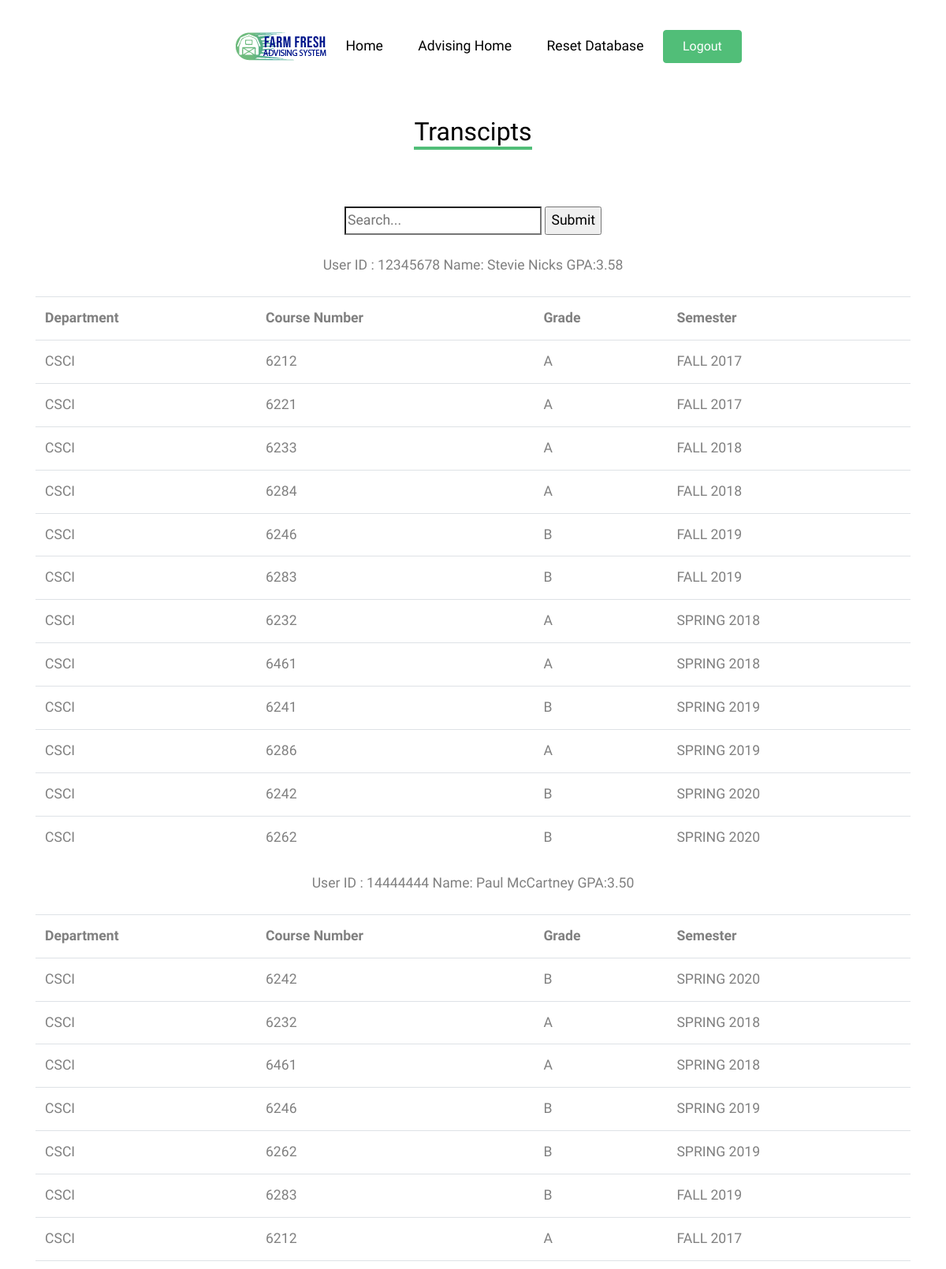
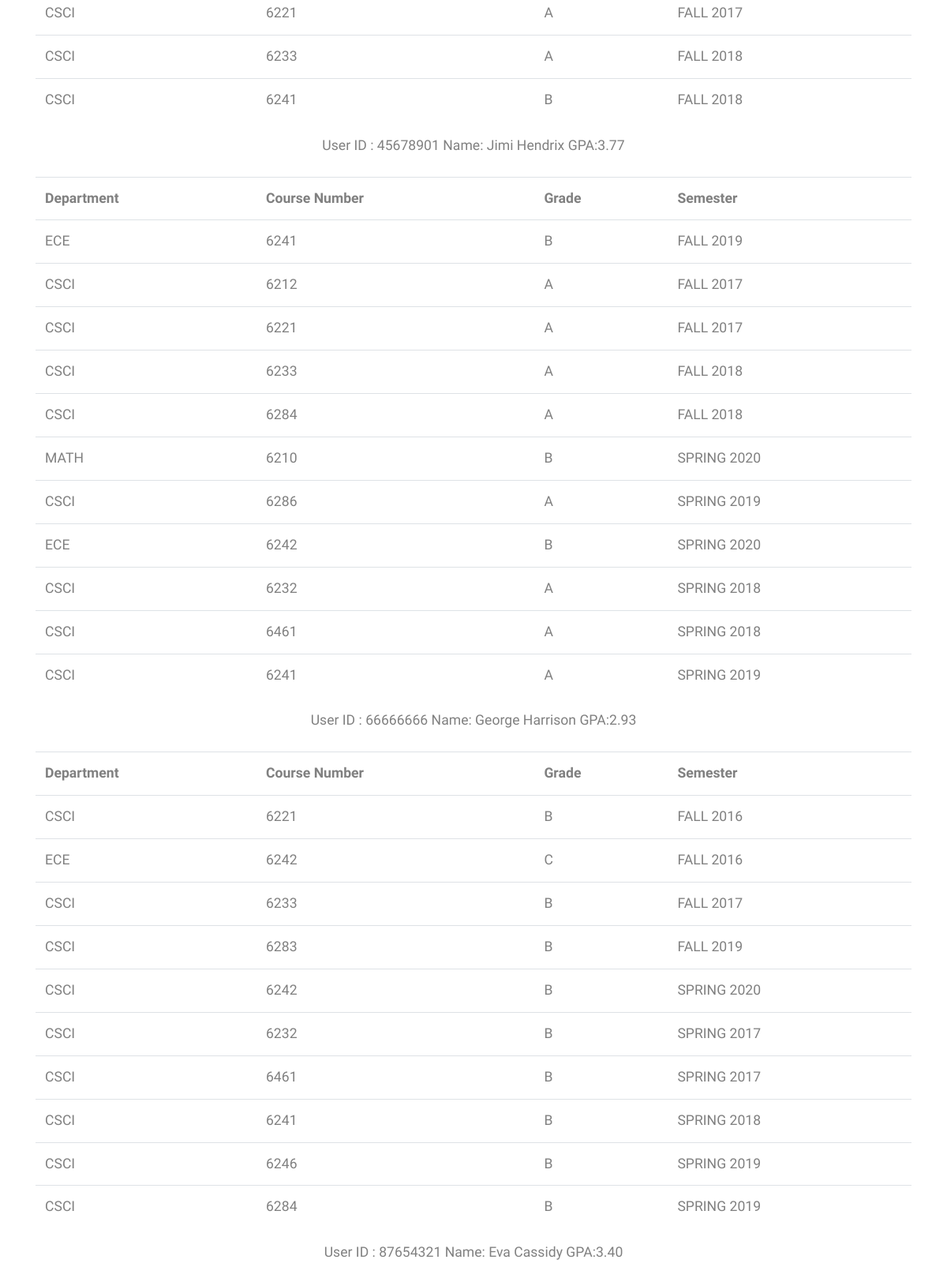
Page /ADS/Webpages/transcript.php (signed in, upper part) on the committed database (2 pictures, top to bottom).
### tables this page shows
create table semester(
    semesterid int,
    semester varchar(10),
    year int,
    primary key (semesterid)
);

create table student(
u_id int NOT NULL,
fname varchar(20) NOT NULL,
lname varchar(20) NOT NULL,
addr varchar(50) NOT NULL,
email varchar(30) NOT NULL,
major varchar(20) NOT NULL,
degree varchar(3),
gpa decimal(3,2),
gradapp int,
form1status int,
advisor int,
primary key (u_id),
foreign key (u_id) references users(id)
);

create table student_transcript (
	t_id int, 
	dept varchar(4),
    cno int,
    grade varchar(2),
    semesterid int,
    inform1 bool,
	primary key (t_id, dept, cno), 
	foreign key (semesterid) references semester(semesterid),
    foreign key (t_id) references users(id)
);

### ADS/Webpages/transcript.php (the view, shortened to what this page needs)
<!DOCTYPE html>
<?php
	require_once('header.php');
?>
<body>
<div class="site-section">
    <div class="container">
		<div class="row mb-4 justify-content-center text-center">
          	<div class="col-lg-4 mb-4">
            	<h2 class="section-title-underline mb-4">
					<?php if($_SESSION['acc_type'] > 4){ ?>
              		<span>Transcipt</span>
					<?php }else{ ?>
					<span>Transcipts</span>
					<?php } ?>
            	</h2>
          	</div>
		</div>
<?php
	if (isset($_SESSION['user_id'])) {
	if($_SESSION['acc_type'] == 4){
				?>
				<div class="row mb-4 justify-content-center text-center">
					<form>
						<input type="search" name="search" placeholder="Search..."/>
						<input type="submit" />
					</form>
				</div>
				<?php
				if(isset($_GET['search'])) {
					$query = "SELECT DISTINCT s.u_id, s.fname, s.lname, s.gpa FROM student s, faculty a WHERE (s.fname like '%{$_GET['search']}%' or s.lname like '%{$_GET['search']}%') AND s.advisor='" . $_SESSION['user_id'] . "'";
				}
				else{
					$query = "SELECT DISTINCT s.u_id, s.fname, s.lname, s.gpa FROM student s, faculty a WHERE s.advisor='" . $_SESSION['user_id'] . "'";
				}
                $dbc = mysqli_connect(DB_HOST, DB_USER, DB_PASSWORD, DB_NAME);
				$data = mysqli_query($dbc, $query);
				$lastid = '0';
                while($uid = mysqli_fetch_array($data)){
					if($lastid != $uid['u_id']) {
						$lastid = $uid['u_id'];
						echo '<div class="row mb-4 justify-content-center text-center">';
						echo "User ID:".$uid['u_id']." Name: " . $uid['fname'] . " " . $uid['lname'] . " GPA:" . $uid['gpa'];
						echo '</div>';
						echo '<table class="table">';
						echo '<tr><th>Department</th><th>Course Number</th><th>Grade</th><th>Semester</th></tr>';
					}
                       	$query = "SELECT * FROM student_transcript t, semester s WHERE t.semesterid = s.semesterid && t.t_id='" . $uid['u_id'] . "' ORDER BY t.semesterid ASC";
						$dbc1 = mysqli_connect(DB_HOST, DB_USER, DB_PASSWORD, DB_NAME);
                        $data1 = mysqli_query($dbc1, $query);
                        while($row = mysqli_fetch_array($data1)) {
							echo "<tr><td>".$row['dept'] . "</td><td>".  $row['cno'] . "</td><td>".  $row['grade'] . "</td><td>".  $row['semester'] . " ". $row['year'] ."</td></tr>";
					}
					echo '</table>';
					echo "<br>";
                }
	}
	else if($_SESSION['acc_type'] < 3){
				?>
				<div class="row mb-4 justify-content-center text-center">
					<form>
						<input type="search" name="search" placeholder="Search..."/>
						<input type="submit" />
					</form>
				</div>
				<?php
				if(isset($_GET['search'])) {
					$query = "SELECT * FROM semester m, student_transcript t, student s WHERE (fname like '%{$_GET['search']}%' or lname like '%{$_GET['search']}%') Having t.semesterid = m.semesterid AND t.t_id = s.u_id ORDER BY t.t_id ASC";
				}
				else{
					$query = "SELECT * FROM semester m, student_transcript t, student s Having t.semesterid = m.semesterid AND t.t_id = s.u_id ORDER BY t.t_id ASC";
				}
                $dbc1 = mysqli_connect(DB_HOST, DB_USER, DB_PASSWORD, DB_NAME);
                $data1 = mysqli_query($dbc1, $query);
				$lastid = '0';
                while($row = mysqli_fetch_array($data1)) {
			      	if($lastid != $row['u_id']) {
			      		$lastid = $row['u_id'];
					 	echo '</table>';
						echo '<div class="row mb-4 justify-content-center text-center">';
					 	echo "User ID : $lastid Name: " . $row['fname'] . " " . $row['lname'] . " GPA:" . $row['gpa'] . "<br />";
					 	echo '</div>';
			      	 	echo '<table class="table">';
			      	 	echo '<th>Department</th><th>Course Number</th><th>Grade</th><th>Semester</th></tr>';
			      	}
			       	echo "<td>".$row['dept'] . "</td><td>".  $row['cno'] . "</td><td>";
			       	echo $row['grade'] . "</td><td>".  $row['semester'] . " ".$row['year'] ."</td></tr>";
                }
        }
	}
	echo '</table>';
?>
</div>
</div>
</body>

### ADS/Webpages/css/style.css (style rules this page uses)
body { line-height: 1.7; color: gray; font-weight: 300; font-size: 1.1rem; }
h1, h2, h3, h4, h5, .h1, .h2, .h3, .h4, .h5 { font-family: "Muli", -apple-system, BlinkMacSystemFont, "Segoe UI", Roboto, "Helvetica Neue", Arial, sans-serif, "Apple Color Emoji", "Segoe UI Emoji", "Segoe UI Symbol", "Noto Color Emoji"; }
.site-section { padding: 2.5em 0; }
@media (min-width: 768px) { .site-section { padding: 5em 0; } }
.section-title-underline { color: #000; }
.section-title-underline span { display: inline-block; border-bottom: 4px solid #51be78; }

### rows in the picture
semester: student.u_id "12345678", student.fname "Stevie", student.lname "Nicks", student.gpa "3.58", student_transcript.dept "CSCI", student_transcript.cno "6212", student_transcript.grade "A", semester "FALL", year "2017", student_transcript.cno "6221", student_transcript.cno "6233", student_transcript.grade "B"
semester: student_transcript.dept "CSCI", student_transcript.cno "6233", student_transcript.grade "A", semester "FALL", year "2018", student_transcript.cno "6284", student_transcript.cno "6241", student_transcript.grade "B"
semester: student_transcript.dept "CSCI", student_transcript.cno "6246", student_transcript.grade "B", semester "FALL", year "2019", student_transcript.cno "6283", student.u_id "45678901", student.fname "Jimi", student.lname "Hendrix", student.gpa "3.77", student_transcript.dept "ECE", student_transcript.cno "6241", student.u_id "87654321", student.fname "Eva", student.lname "Cassidy", student.gpa "3.40"
semester: student_transcript.dept "CSCI", student_transcript.cno "6232", student_transcript.grade "A", semester "SPRING", year "2018", student_transcript.cno "6461", student_transcript.cno "6241", student_transcript.grade "B"
semester: student_transcript.dept "CSCI", student_transcript.cno "6241", student_transcript.grade "B", semester "SPRING", year "2019", student_transcript.cno "6286", student_transcript.grade "A", student_transcript.cno "6246", student_transcript.cno "6262", student_transcript.cno "6284"
semester: student_transcript.dept "CSCI", student_transcript.cno "6242", student_transcript.grade "B", semester "SPRING", year "2020", student_transcript.cno "6262", student.u_id "14444444", student.fname "Paul", student.lname "McCartney", student.gpa "3.50", student_transcript.dept "MATH", student_transcript.cno "6210", student_transcript.dept "ECE"
semester: student.u_id "66666666", student.fname "George", student.lname "Harrison", student.gpa "2.93", student_transcript.dept "CSCI", student_transcript.cno "6221", student_transcript.grade "B", semester "FALL", year "2016", student_transcript.dept "ECE", student_transcript.cno "6242", student_transcript.grade "C"
semester: student_transcript.dept "CSCI", student_transcript.cno "6232", student_transcript.grade "B", semester "SPRING", year "2017", student_transcript.cno "6461"
